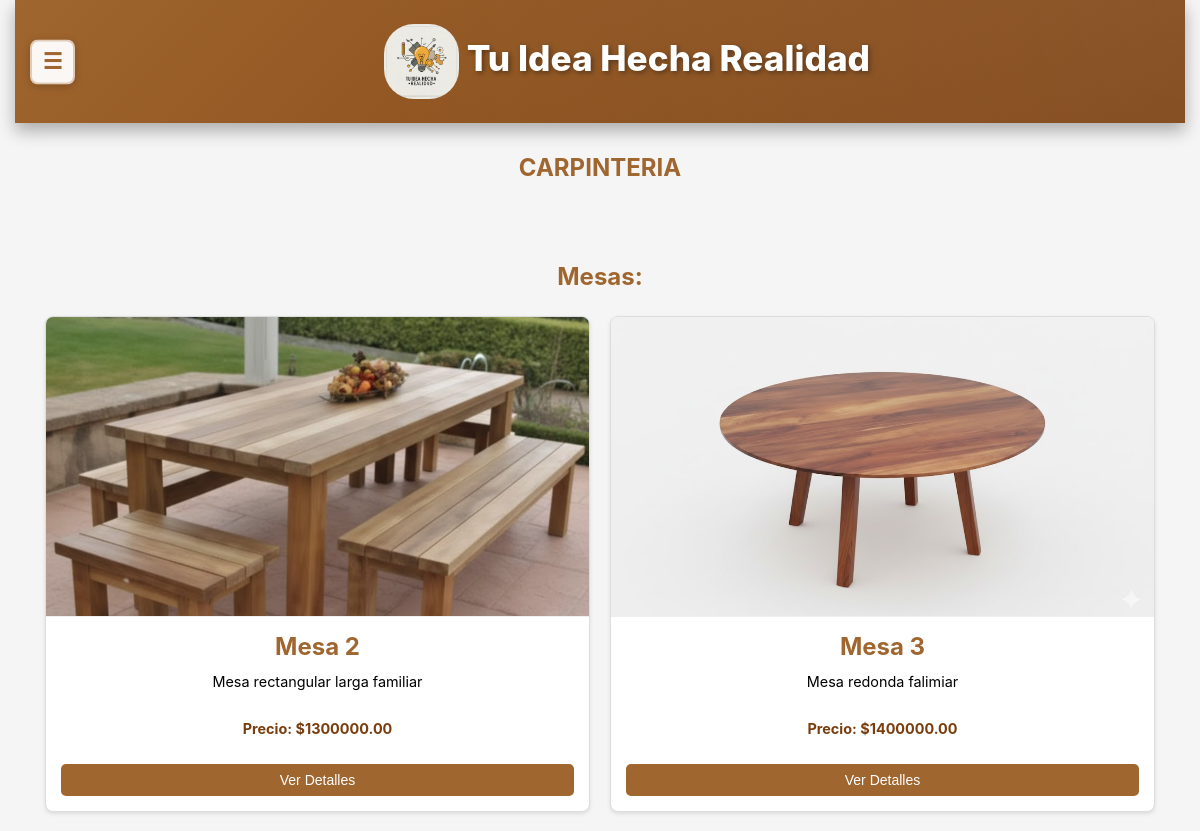
/ceramica/ (upper part), run on an earlier commit of the app's database.
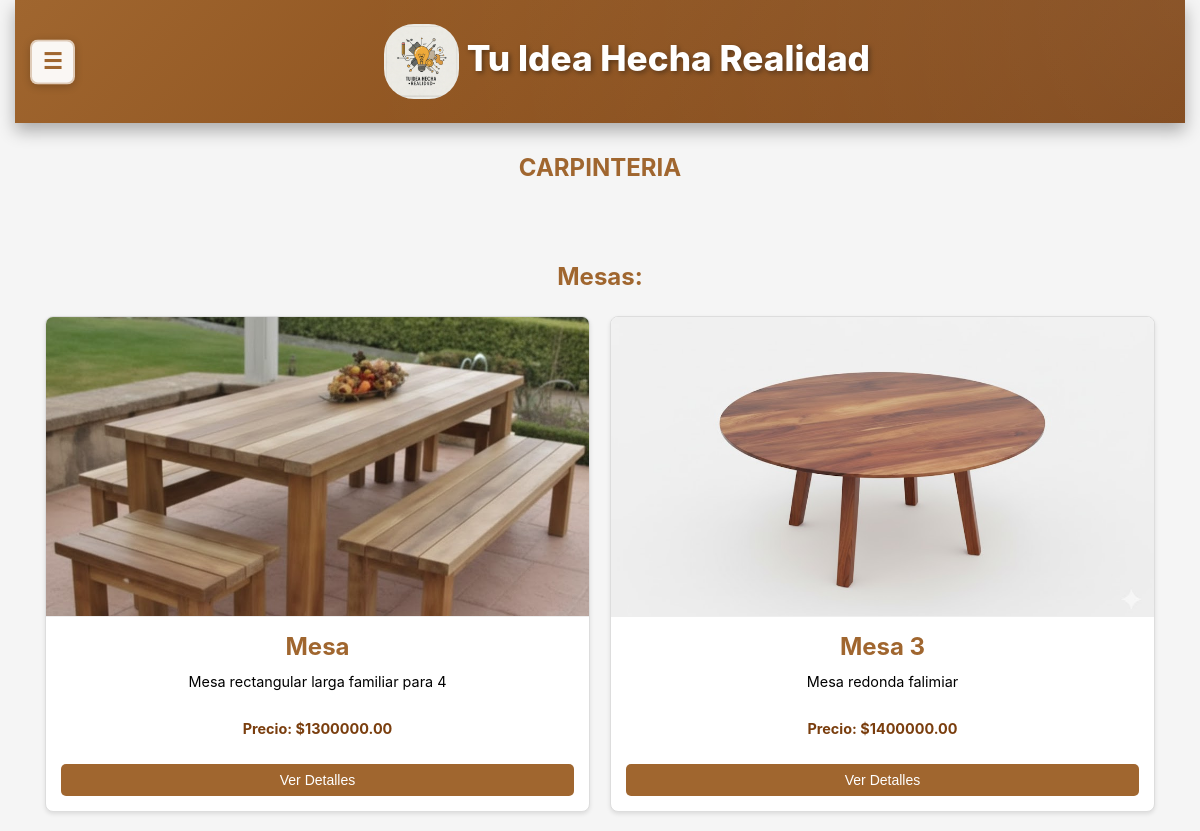
And on a later commit of the database.
### core/models.py (models this page shows)
class Mesas(models.Model):
    nombre1 = models.CharField(max_length=100)
    descripcion1 = models.CharField(max_length=250, default='', blank=True,null=True)
    precio1 = models.DecimalField(max_digits=10, decimal_places=2)
    imagen1 = models.ImageField(upload_to='uploads/productos/')
    cantidad_disponible = models.IntegerField(default=0)
    is_active = models.BooleanField(default=True)

### Productos/views.py (the view)
# urls.py: path('ceramica/', views.ceramica, name='ceramica'),
def ceramica(request):
    usernameCliente = request.session.get('usernameCliente')
    usuario = None
    if usernameCliente:
        try:
            usuario = UserClientes.objects.get(usernameCliente=usernameCliente)
        except UserClientes.DoesNotExist:
            pass
    mesas = Mesas.objects.filter(is_active=True)
    context = {
        'mesas': mesas,
        'usuario': usuario
    }
    return render(request, "Productos/ceramica.html", context)

### core/context_processors.py (called while the page is built, shortened)
def idea_notifications(request):
    username_cliente = request.session.get('usernameCliente')
    username_empresa = request.session.get('usernameEmpresa')
    has_notif = False
    try:
        if username_cliente:
            has_notif = MensajeIdea.objects.filter(
                idea__autor=username_cliente,
                remitente_tipo='empresa',
                leido=False
            ).exists()
    except Exception as e:
        print(f"Error en idea_notifications: {str(e)}")
        has_notif = False
    return {
        'has_idea_notifications': has_notif
    }

### Productos/templates/Productos/ceramica.html (shortened to what this page needs)
<!DOCTYPE html>
<html lang="es">
<head>
    {% load static %}
    <link rel="stylesheet" href="{% static 'Productos/css/styles1.css' %}">
    <link rel="stylesheet" href="{% static 'core/css/responsive.css' %}">
</head>
<body>
<div class="main-content-wrapper">
  <header>
    <button class="sidebar-toggle" onclick="toggleSidebar()">☰</button>
    <h1 class="div" style="text-align: center;">
      <img src="{% static 'core/img/Gemini_Generated_Image_tzay6utzay6utzay.jfif' %}" alt="Logo" width="75" height="75">
      Tu Idea Hecha Realidad
    </h1>
  </header>
<section>
    <div>
        <h2>CARPINTERIA</h2>
        <section class="seccion-at">
            <div>
                <div>
                    <div>
                        <div>
                            <div>
                                <h3>Mesas:</h3>
                            </div>
                        </div>
                    </div>
                    <div class="contenedor-articulos" id="contenedorArticulos">
                        {% for mesa in mesas %}
                        <div class="articulo">
                            {% if mesa.imagen1 %}
                            <img src="{{ mesa.imagen1.url }}" alt="{{ mesa.nombre1 }}">
                            {% else %}
                            <img src="{% static 'Productos/img/Mesa.jpg' %}" alt="{{ mesa.nombre1 }}">
                            {% endif %}
                            <div class="contenido-articulo">
                                <h3>{{ mesa.nombre1 }}</h3>
                                <p>{{ mesa.descripcion1 }}</p>
                                <p class="precio-destacado">Precio: ${{ mesa.precio1 }}</p>
                                <button class="btn-ver-detalles" onclick="mostrarDetalles('mesa', {{ mesa.id }}, '{{ mesa.nombre1|escapejs }}', '{{ mesa.descripcion1|escapejs }}', '{{ mesa.precio1 }}', '{% if mesa.imagen1 %}{{ mesa.imagen1.url }}{% else %}{% static 'Productos/img/Mesa.jpg' %}{% endif %}')">Ver Detalles</button>
                            </div>
                        </div>
                        {% endfor %}
                    </div>
                </div>
            </div>
        </section>
    </div>
</section>
</div>
{% include 'core/floating_buttons.html' %}
{% include 'core/modal_notificaciones.html' %}
</body>
</html>

What changed in the data, as far as the page shows it:
changed Mesas: nombre1 "Mesa 2" → "Mesa"; descripcion1 "Mesa rectangular larga familiar" → "Mesa rectangular larga familiar para 4"
